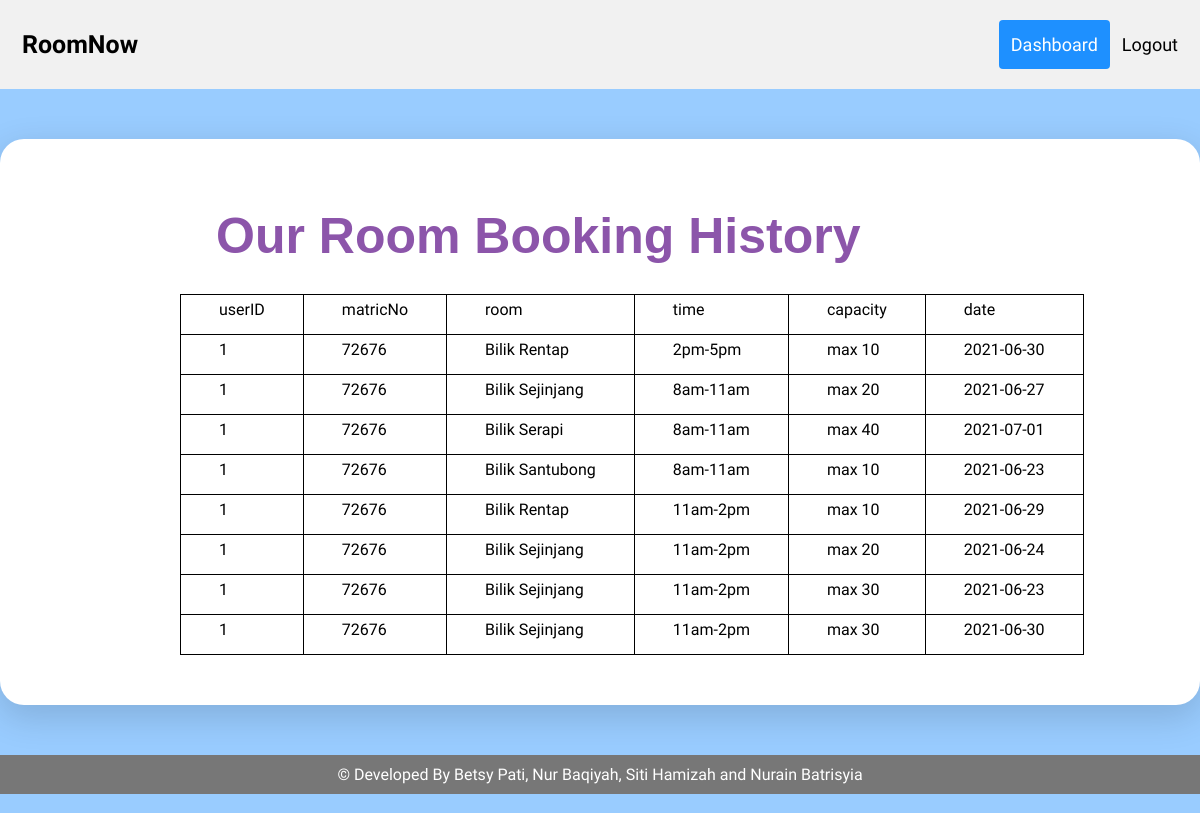
Screenshot of /bookinghistory.php with the database file from the repository.
### tables this page shows
CREATE TABLE `internaluser` (
  `userID` int(30) NOT NULL,
  `firstname` varchar(255) NOT NULL,
  `lastname` varchar(255) NOT NULL,
  `email` varchar(255) NOT NULL,
  `phoneNo` int(30) NOT NULL,
  `password` varchar(255) NOT NULL,
  `confirmPassword` varchar(255) NOT NULL,
  `matricNo` int(30) NOT NULL
);

CREATE TABLE `booking` (
  `bookID` int(30) NOT NULL,
  `matricNo` int(30) NOT NULL,
  `room` varchar(255) NOT NULL,
  `time` varchar(255) NOT NULL,
  `roomCapacity` varchar(255) NOT NULL,
  `date` date NOT NULL
);

### bookinghistory.php (the view, shortened to what this page needs)
<!DOCTYPE html>
<html>
<head>
    <link rel="stylesheet" href="https://cdnjs.cloudflare.com/ajax/libs/font-awesome/4.7.0/css/font-awesome.min.css">
     <link rel="stylesheet" type="text/css" href="css/bookinghistory.css">
  <?php
include "dbconnection.php";
$query = "select internaluser.userID, internaluser.matricNo, booking.bookID, internaluser.matricNo, booking.room, booking.time, booking.roomCapacity, booking.date from internaluser, booking where internaluser.matricNo = booking.matricNo";
$result = mysqli_query($db, $query);
$count = mysqli_num_rows($result);
?>
</head>
<body>
<div class="header">
  <a href="home.php" class="logo">RoomNow</a>
  <div class="header-right">
    <a class="active" href="home.php">Dashboard</a>
    <a href="index.html">Logout</a>
  </div>
</div>
  <main>
  <section class="glass">
  <div class="box">
    <p class="sign" align="center"> Our Room Booking History</p>
    <table>
      <tr>
        <td>userID</td>
        <td>matricNo</td>
        <td>room</td>
        <td>time</td>
        <td>capacity</td>
        <td>date</td>
      </tr>
      <?php while($row=mysqli_fetch_array($result)){ ?>
        <tr>
          <td><?php echo $row["userID"]; ?></td>
            <td><?php echo $row["matricNo"]; ?></td>
            <td><?php echo $row["room"]; ?></td>
            <td><?php echo $row["time"]; ?></td>
            <td><?php echo $row["roomCapacity"]; ?></td>
            <td><?php echo $row["date"]; ?></td>
        </tr>
        <?php $count++; } ?>
  </table>
        </div>
   </section>
   </main>
    <footer><center>&copy; Developed By Betsy Pati, Nur Baqiyah, Siti Hamizah and Nurain Batrisyia</center></footer></div>
<br>
</body>
</html>

### css/bookinghistory.css (style rules this page uses)
* { box-sizing: border-box; }
body { overflow: auto; margin: 0; font-family: 'Autour One'; background-position: center; background-color: #99CCFF; box-sizing: contain; }
.header { overflow: hidden; background-color: #f1f1f1; padding: 20px 10px; }
.header a { float: left; color: black; text-align: center; padding: 12px; text-decoration: none; font-size: 18px; line-height: 25px; border-radius: 4px; }
.header a.logo { font-size: 25px; font-weight: bold; }
.header a.active { background-color: dodgerblue; color: white; }
.header-right { float: right; }
p { font-size: 8px; text-align: justify; color:#f1f1f1; line-height: 15px; }
footer { background-color: #777; padding: 10px; text-align: center; color: white; }
.box { overflow: auto; background-color: #FFFFFF; width: 100%; margin-top: 50px; margin-bottom: 50px; border-radius: 1.5em; box-shadow: 0px 11px 35px 2px rgba(0, 0, 0, 0.14); }
.sign { margin-left: 18%; padding-top: 40px; color: #8C55AA; font-family: 'Ubuntu', sans-serif; font-weight: bold; font-size: 50px; }
table, th, td { align-items: center; position: relative; margin-left: 15%; margin-bottom: 50px; margin-right: 25px; border: 1px solid black; border-collapse: collapse; padding: 5px 38px 15px 38px; text-align: auto; }

### rows the page displays
internaluser: userID "1", matricNo "72676", booking.room "Bilik Rentap", booking.time "2pm-5pm", booking.roomCapacity "max 10", booking.date "2021-06-30", booking.room "Bilik Sejinjang", booking.time "8am-11am", booking.roomCapacity "max 20", booking.date "2021-06-27", booking.room "Bilik Serapi", booking.roomCapacity "max 40", booking.date "2021-07-01", booking.room "Bilik Santubong", booking.date "2021-06-23", booking.time "11am-2pm", booking.date "2021-06-29", booking.date "2021-06-24", booking.roomCapacity "max 30"
